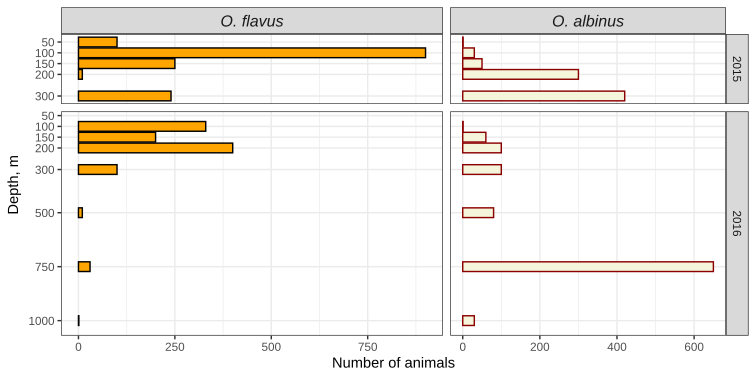

Write the R code that produced this figure.
## necessary packages
library(openxlsx)
library(ggplot2)
library(forcats)
#library(cowplot) ##maybe helps with svg? Nope. It doesn't 
library(png)
library(svglite)
#install.packages("png")

## read data
datadepth <- read.xlsx("./Fig1_data_depth_distribution.xlsx", sheet = 1)
#datadepth$`Depth,.m`<- as.factor(datadepth$`Depth,.m`)


### first, depths as numbers 
##Species <-> levels in 
datadepth$Species <- factor(datadepth$Species, levels = c("O. flavus", "O. albinus"))
ggplot(datadepth, aes(y = Value, x = `Depth,.m`, fill=Species, col=Species)) + 
  theme_bw() + 
  scale_fill_manual(values = c("orange", "beige")) +
  scale_color_manual(values = c("black", "red4")) +
  geom_bar(stat = "identity") +
  #geom_point(cex = 0.3, alpha=.9, position = position_jitter(width = .1, h = 0)) + 
  xlab("Depth, m") +
  scale_x_reverse(breaks = c(1000, 750, 500, 300, 200, 150, 100, 50)) +
  coord_flip()   +
  ylab(label = "Number of animals") +
  facet_grid(Year ~ Species, drop = T, scales = "free", space = "free") + #, space = "free", scales = "free") +
  theme(strip.text.x = element_text(face = "italic", size = 12), 
    legend.position="none", panel.grid.minor.y=element_blank())

ggsave("Fig1_catch.png", width = 20, height = 10, units = "cm")
ggsave("Fig1_catch.svg", width = 20, height = 10, units = "cm")
## Then, the photos were added in Inkscape